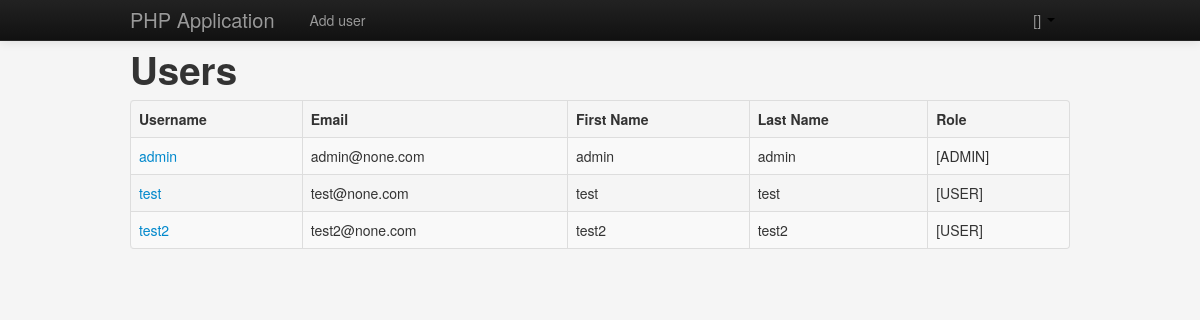
/src/admin.php, run on the app's committed database.
### tables this page shows
CREATE TABLE `users` (
  `id` INT NOT NULL AUTO_INCREMENT,
  `username` VARCHAR(50) NOT NULL,
  `password` VARCHAR(50) NOT NULL,
  `email` VARCHAR(50) NULL,
  `description` VARCHAR(200) NULL,
  `first_name` VARCHAR(50) NULL,
  `last_name` VARCHAR(50) NULL,
  PRIMARY KEY (`id`));

CREATE TABLE `roles` (
  `id` INT NOT NULL AUTO_INCREMENT,
  `name` VARCHAR(50) NOT NULL,
  `description` VARCHAR(200) NULL,
  `is_default` BOOL DEFAULT 0 NOT NULL,
  PRIMARY KEY (`id`));

### src/admin.php (the view, shortened to what this page needs)
<!DOCTYPE html>
<html lang="en">
<head>
    <link rel="stylesheet" href="../web/css/bootstrap.min.css">
    <link rel="stylesheet" href="../web/css/application.css">
</head>
<body>
<div class="navbar navbar-fixed-top navbar-inverse">
    <div class="navbar-inner">
        <div class="container">
            <a href="#" class="brand">PHP Application</a>
            <ul class="nav pull-left">
                <li><a href="#create-new-user" data-toggle="modal">Add user</a></li>
            </ul>
            <ul class="nav pull-right">
                <li class="dropdown">
                    <a href="#" class="dropdown" data-toggle="dropdown">
                        <?php echo $_SESSION['userName'] . ' [' . strtoupper($_SESSION['roleName']) . ']'; ?>
                        <b class="caret"></b>
                    </a>
                </li>
            </ul>
        </div>
    </div>
</div>
<div class="container">
    <h1>Users</h1>
    <table class="table table-bordered table-striped table-hover">
        <thead>
        <tr>
            <th>Username</th>
            <th>Email</th>
            <th>First Name</th>
            <th>Last Name</th>
            <th>Role</th>
        </tr>
        </thead>
        <tbody>
        <?php
        include('connect.php');
        $query = "SELECT
                      u.id AS userid,
                      u.username,
                      u.email,
                      u.first_name,
                      u.last_name,
                      r.name AS role
                  FROM users u
                      LEFT JOIN authorities a ON u.id = a.user_id
                      LEFT JOIN roles r ON a.role_id = r.id";
        $res = mysqli_query($con, $query);
        while ($row = mysqli_fetch_assoc($res)) {
            $userId = $row['userid'];
            $userName = $row['username'];
            $email = $row['email'];
            $firstName = $row['first_name'];
            $lastName = $row['last_name'];
            $role = strtoupper($row['role']);
            echo "<tr>"
                . "<td><a href='accounts.php?uid=$userId'>$userName</a></td>"
                . "<td>$email</td>"
                . "<td>$firstName</td>"
                . "<td>$lastName</td>"
                . "<td>[$role]</td>"
                . "</tr>";
        }
        ?>
        </tbody>
    </table>
</div>
</body>
</html>

### web/css/application.css (style rules this page uses)
body { padding-top: 40px; padding-bottom: 40px; background-color: #f5f5f5; }

### data on the page
users: username "admin", email "admin@none.com", first_name "admin", last_name "admin", roles.name "ADMIN"
users: username "test", email "test@none.com", first_name "test", last_name "test", roles.name "USER"
users: username "test2", email "test2@none.com", first_name "test2", last_name "test2", roles.name "USER"
